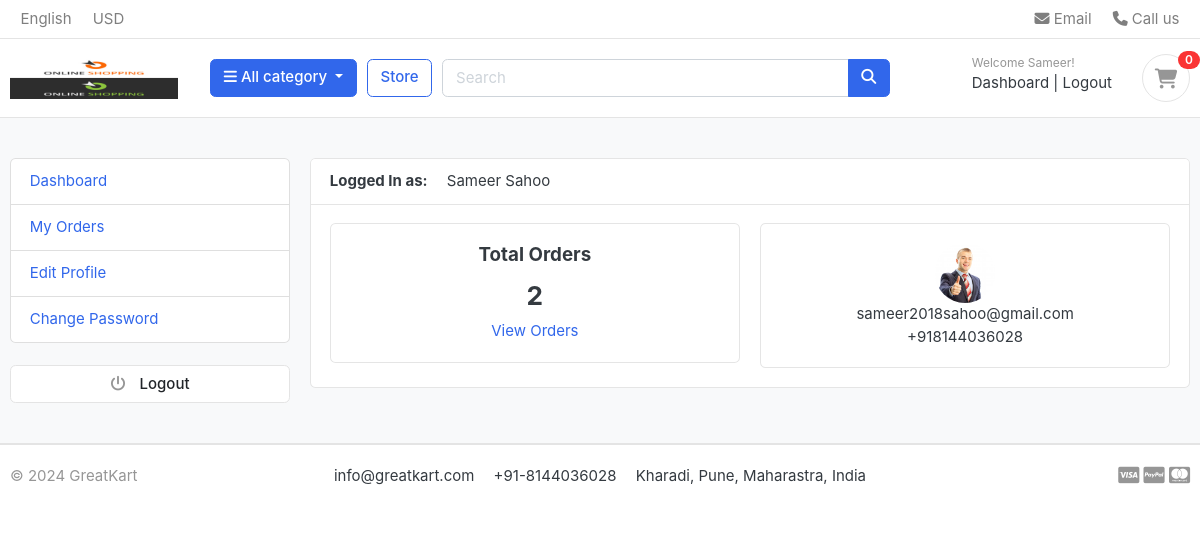
Screenshot of /accounts/dashboard/ (signed in) with the database file from the repository.
### accounts/models.py (models this page shows, shortened)
class Account(AbstractBaseUser):
    first_name = models.CharField(max_length=50)
    last_name = models.CharField(max_length=50)
    username = models.CharField(max_length=50, unique=True)
    email = models.EmailField(max_length=100, unique=True)
    phone = models.CharField(max_length=50)
    date_joined = models.DateTimeField(auto_now_add=True)
    last_login = models.DateTimeField(auto_now_add=True)
    is_admin = models.BooleanField(default=False)
    is_staff = models.BooleanField(default=False)
    is_active = models.BooleanField(default=False)
    is_superadmin = models.BooleanField(default=False)
    USERNAME_FIELD = 'email'
    REQUIRED_FIELDS = ['username', 'first_name', 'last_name']
    objects = MyAccountManager()
    def full_name(self):
        return self.first_name + ' ' + self.last_name

class UserProfile(models.Model):
    user = models.OneToOneField(Account, on_delete=models.CASCADE) #one user profile for one user account
    address_line_1 = models.CharField(max_length=100, blank=True)
    address_line_2 = models.CharField(max_length=100, blank=True)
    profile_pic = models.ImageField(upload_to='userprofile', blank=True) # userprofile folder will get created in media folder and store profile pic
    city = models.CharField(max_length=100, blank=True)
    pincode = models.CharField(max_length=100, blank=True)
    state = models.CharField(max_length=100, blank=True)
    country = models.CharField(max_length=100, blank=True)

### accounts/views.py (the view)
# urls.py: path('dashboard/', dashboard, name='dashboard'),
@login_required
def dashboard(request):
    if 'email' in request.session:
        del request.session['email']
    orders = Order.objects.filter(user=request.user, is_ordered=True).order_by('-created_at')
    orders_count = orders.count()
    user_profile = UserProfile.objects.get(user=request.user)
    context = {
        'orders_count': orders_count,
        'user_profile': user_profile,
    }
    return render(request, 'accounts/dashboard.html', context)

### carts/context_processors.py (called while the page is built)
def carts_count(request):
    total_count = 0
    if 'admin' in request.path:
        return {}
    else:
        try:
            cart = Cart.objects.filter(cart_id=get_cart_id(request))
            if request.user.is_authenticated:
                cart_items = CartItem.objects.all().filter(user=request.user)
            else:
                cart_items = CartItem.objects.filter(cart=cart[:1])
            for cart_item in cart_items:
                total_count += cart_item.quantity
        except Cart.DoesNotExist:
            total_count = 0
        return dict(total_count=total_count)

### carts/views.py (called while the page is built)
def get_cart_id(request): #cart_id is nothing but the session id which we can use to add items in a cart
    cart_id = request.session.session_key #get the session id
    if not cart_id:
        cart_id = request.session.create() #create new session id if not present
    return cart_id

### category/context_processors.py (called while the page is built)
def select_category(request):
    categories = Category.objects.all()
    return dict(categories=categories)

### category/models.py (called while the page is built)
    def get_url(self):
        return reverse('products_by_category', args=[self.slug])

### templates/accounts/dashboard.html (shortened to what this page needs)
{% extends 'base.html' %}
{% load static %}
{% block content %}
<section class="section-conten padding-y bg">
    <div class="container">
        <div class="row">
        {% include 'includes/dashboard_sidebar.html' %}
        <main class="col-md-9">
            <article class="card">
            <header class="card-header">
                <strong class="d-inline-block mr-3">Logged In as: </strong>
                <span>{{ user.full_name }}</span>
            </header>
            <div class="card-body" style="text-align:center;">
                <div class="row">
                    <div class="col-md-6">
                        <div class="card">
                            <div class="card-body">
                                <h5 class="card-title">Total Orders</h5>
                                <h3>{{ orders_count }}</h3>
                                <a href="{% url 'my_orders' %}">View Orders</a>
                            </div>
                        </div>
                    </div>
                    <div class="col-md-6">
                        <div class="card" style="text-align:center;">
                            <div class="card-body">
                                <img src="{{ user_profile.profile_pic.url }}" alt="avatar" class="avatar" width="60" height="60" style="border-radius:50%;">
                                <p class="mb-0">{{ user.email }}</p>
                                <p>{{ user.phone }}</p>
                            </div>
                        </div>
                    </div>
                </div>
            </div>
            </article>
        </main>
    </div>
    </div>
    </section>
{% endblock %}

### templates/includes/navbar.html (shortened to what this page needs)
{% load static %}
<header class="section-header">
    <nav class="navbar p-md-0 navbar-expand-sm navbar-light border-bottom">
    <div class="container">
      <div class="collapse navbar-collapse" id="navbarTop4">
        <ul class="navbar-nav mr-auto">
            <li class="nav-item dropdown">
                 <a href="#" class="nav-link">   English </a>
            </li>
            <li class="nav-item dropdown">
                <a href="#" class="nav-link"> USD </a>
            </li>
        </ul>
        <ul class="navbar-nav">
            <li><a href="#" class="nav-link"> <i class="fa fa-envelope"></i> Email </a></li>
            <li><a href="#" class="nav-link"> <i class="fa fa-phone"></i> Call us </a></li>
        </ul>
      </div>
    </div>
    </nav>
    <section class="header-main border-bottom">
        <div class="container">
    <div class="row align-items-center">
        <div class="col-lg-2 col-md-3 col-6">
            <a href="{% url 'index' %}" class="brand-wrap">
                <img class="logo" src="{% static './images/logo.png' %}">
            </a>
        </div>
        <div class="col-lg col-sm col-md col-6 flex-grow-0">
            <div class="category-wrap dropdown d-inline-block float-right">
                <button type="button" class="btn btn-primary dropdown-toggle" data-toggle="dropdown">
                    <i class="fa fa-bars"></i> All category
                </button>
            </div>
        </div>
        <a href="{% url 'store' %}" class="btn btn-outline-primary">Store</a>
        <div class="col-lg  col-md-6 col-sm-12 col">
            <form action="{% url 'search' %}" class="search" method="GET">
                <div class="input-group w-100">
                    <input type="text" class="form-control" style="width:60%;" placeholder="Search" name="keyword">
                    <div class="input-group-append">
                      <button class="btn btn-primary" type="submit">
                        <i class="fa fa-search"></i>
                      </button>
                    </div>
                </div>
            </form>
        </div>
        <div class="col-lg-3 col-sm-6 col-8 order-2 order-lg-3">
                    <div class="d-flex justify-content-end mb-3 mb-lg-0">
                        {% if user.id is None %}
                            <div class="widget-header">
                                <small class="title text-muted">Welcome guest!</small>
                                <div>
                                    <a href="{% url 'login' %}">Sign in</a> <span class="dark-transp"> | </span>
                                    <a href="{% url 'register' %}"> Register</a>
                                </div>
                            </div>
                        {% else %}
                        <div class="widget-header">
                            <small class="title text-muted">Welcome {{ user.first_name }}!</small>
                            <div>
                                <a href="{% url 'dashboard' %}">Dashboard</a> <span class="dark-transp"> | </span>
                                <a href="{% url 'logout' %}"> Logout</a>
                            </div>
                        </div>
                        {% endif %}
                        <a href="{% url 'cart' %}" class="widget-header pl-3 ml-3">
                            <div class="icon icon-sm rounded-circle border"><i class="fa fa-shopping-cart"></i></div>
                            <span class="badge badge-pill badge-danger notify">{{ total_count }}</span>
                        </a>
                    </div>
                </div>
        </div>
    </div>
    </section>
</header>

### static/css/ui.css (style rules this page uses)
html { font-family: "Inter", sans-serif; font-size: 15px; }
.icon-xs, .icon-sm, .icon-md, .icon-lg { display: inline-block; text-align: center; flex-shrink: 0; flex-grow: 0; }
.icon-sm { width: 48px; height: 48px; line-height: 48px !important; font-size: 20px; }
.padding-y { padding-top: 40px; padding-bottom: 40px; }
article:after, .form-group:after { display: block; clear: both; content: ""; }
.bg { background-color: #f8f9fa; }
p:last-child { margin-bottom: 0; }
.header-main { position: relative; padding-top: 1rem; padding-bottom: 1rem; }
.brand-wrap .logo, .navbar-brand .logo { margin-right: 7px; max-height: 42px; display: inline-block; }
.widget-header { display: inline-block; vertical-align: middle; position: relative; }
.widget-header a { color: #343a40; }
.widget-header i { color: #969696; }
.widget-header .title { display: block; }
.widget-header .notify { position: absolute; top: -3px; right: -10px; }
.notify { position: absolute; top: -4px; right: -10px; display: inline-block; padding: 0.25em 0.6em; font-size: 12px; line-height: 1; text-align: center; border-radius: 3rem; color: #fff; background-color: #fa3434; }

### rows the page displays
Account: first_name "Sameer", full_name "Sameer Sahoo", email "sameer2018sahoo@gmail.com", phone "+918144036028"
UserProfile: profile_pic (picture)

### other values shown
{{ total_count }} "0"
{{ orders_count }} "2"
